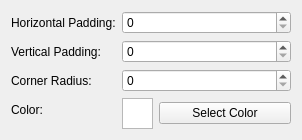
<?xml version="1.0" encoding="UTF-8"?>
<ui version="4.0">
 <class>GraphicsItemSettings</class>
 <widget class="QWidget" name="GraphicsItemSettings">
  <property name="geometry">
   <rect>
    <x>0</x>
    <y>0</y>
    <width>302</width>
    <height>131</height>
   </rect>
  </property>
  <property name="windowTitle">
   <string>Form</string>
  </property>
  <layout class="QFormLayout" name="formLayout">
   <item row="0" column="0">
    <widget class="QLabel" name="horizontalPaddingLabel">
     <property name="text">
      <string>Horizontal Padding:</string>
     </property>
    </widget>
   </item>
   <item row="0" column="1">
    <widget class="QSpinBox" name="horizontalPaddingSpinBox"/>
   </item>
   <item row="1" column="0">
    <widget class="QLabel" name="verticalPaddingLabel">
     <property name="text">
      <string>Vertical Padding:</string>
     </property>
    </widget>
   </item>
   <item row="1" column="1">
    <widget class="QSpinBox" name="verticalPaddingSpinBox"/>
   </item>
   <item row="2" column="0">
    <widget class="QLabel" name="cornerRadiusLabel">
     <property name="text">
      <string>Corner Radius:</string>
     </property>
    </widget>
   </item>
   <item row="2" column="1">
    <widget class="QSpinBox" name="cornerRadiusSpinBox"/>
   </item>
   <item row="3" column="0">
    <widget class="QLabel" name="colorLabel">
     <property name="text">
      <string>Color:</string>
     </property>
    </widget>
   </item>
   <item row="3" column="1">
    <layout class="QHBoxLayout" name="horizontalLayout">
     <item>
      <widget class="QGraphicsView" name="colorExampleView">
       <property name="sizePolicy">
        <sizepolicy hsizetype="Fixed" vsizetype="Fixed">
         <horstretch>0</horstretch>
         <verstretch>0</verstretch>
        </sizepolicy>
       </property>
       <property name="maximumSize">
        <size>
         <width>31</width>
         <height>31</height>
        </size>
       </property>
      </widget>
     </item>
     <item>
      <widget class="QPushButton" name="selectColorButton">
       <property name="text">
        <string>Select Color</string>
       </property>
      </widget>
     </item>
    </layout>
   </item>
  </layout>
 </widget>
 <resources/>
 <connections>
  <connection>
   <sender>horizontalPaddingSpinBox</sender>
   <signal>valueChanged(int)</signal>
   <receiver>GraphicsItemSettings</receiver>
   <slot>horizontalPaddingChanged(int)</slot>
   <hints>
    <hint type="sourcelabel">
     <x>177</x>
     <y>14</y>
    </hint>
    <hint type="destinationlabel">
     <x>348</x>
     <y>14</y>
    </hint>
   </hints>
  </connection>
  <connection>
   <sender>verticalPaddingSpinBox</sender>
   <signal>valueChanged(int)</signal>
   <receiver>GraphicsItemSettings</receiver>
   <slot>verticalPaddingChanged(int)</slot>
   <hints>
    <hint type="sourcelabel">
     <x>191</x>
     <y>50</y>
    </hint>
    <hint type="destinationlabel">
     <x>320</x>
     <y>52</y>
    </hint>
   </hints>
  </connection>
  <connection>
   <sender>cornerRadiusSpinBox</sender>
   <signal>valueChanged(int)</signal>
   <receiver>GraphicsItemSettings</receiver>
   <slot>cornerRadiusChanged(int)</slot>
   <hints>
    <hint type="sourcelabel">
     <x>211</x>
     <y>71</y>
    </hint>
    <hint type="destinationlabel">
     <x>348</x>
     <y>80</y>
    </hint>
   </hints>
  </connection>
  <connection>
   <sender>selectColorButton</sender>
   <signal>pressed()</signal>
   <receiver>GraphicsItemSettings</receiver>
   <slot>selectColor()</slot>
   <hints>
    <hint type="sourcelabel">
     <x>270</x>
     <y>108</y>
    </hint>
    <hint type="destinationlabel">
     <x>351</x>
     <y>108</y>
    </hint>
   </hints>
  </connection>
 </connections>
 <slots>
  <slot>horizontalPaddingChanged(int)</slot>
  <slot>verticalPaddingChanged(int)</slot>
  <slot>cornerRadiusChanged(int)</slot>
  <slot>selectColor()</slot>
 </slots>
</ui>
